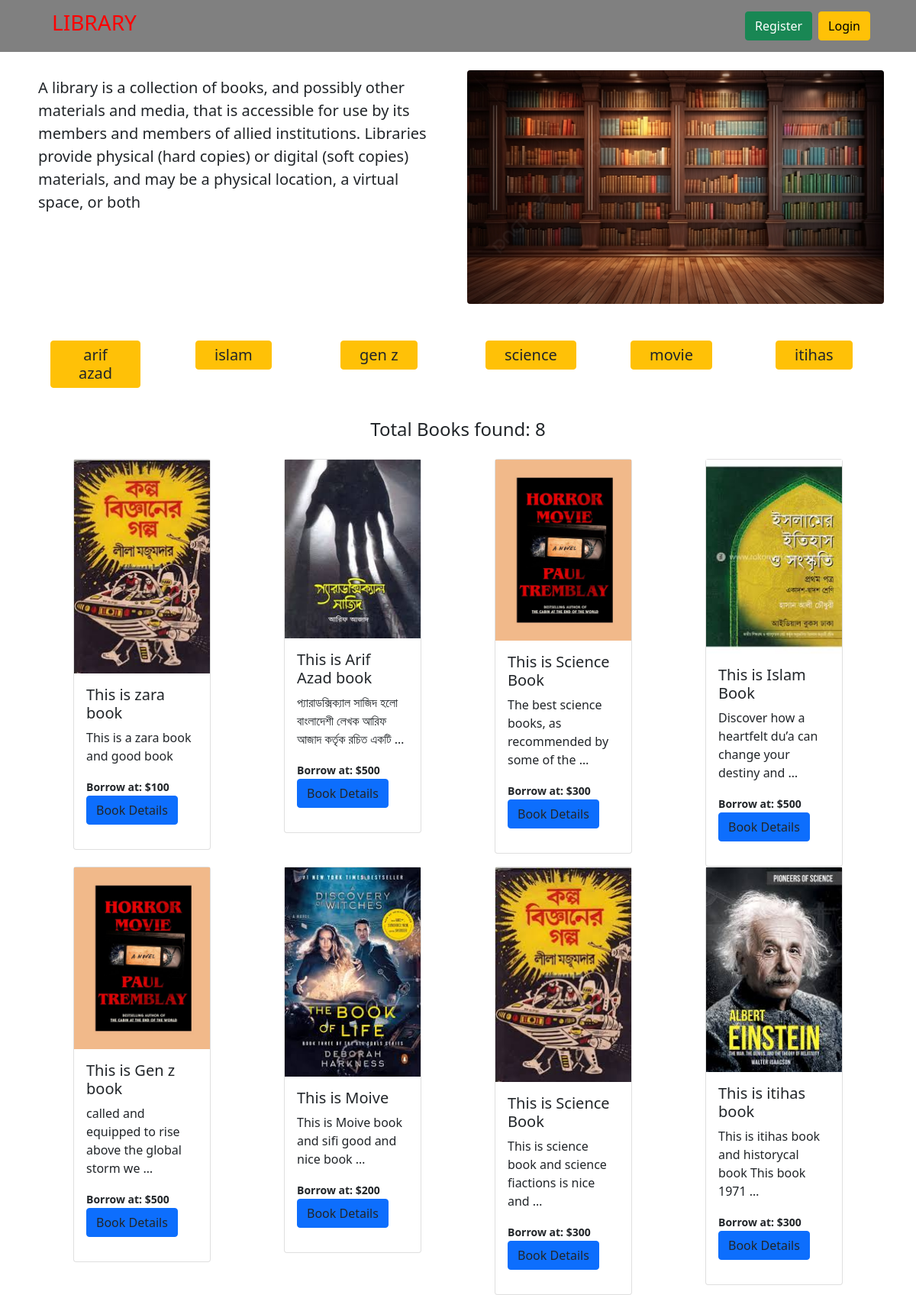
The page / on the database its author committed.
### core/models.py (models this page shows, shortened)
class Category(models.Model):
    name = models.CharField(max_length=100)
    slug = models.SlugField(max_length=100, unique=True, null=True, blank=True)

class Book(models.Model):
    title = models.CharField(max_length=50)
    description = models.TextField()
    image = models.ImageField(upload_to='uploads/')
    category = models.ManyToManyField(Category, related_name='books')
    borrowing_price = models.IntegerField()
    available_copies = models.IntegerField(null=True, blank=True)

### library_management/views.py (the view)
# urls.py: path('', home, name = 'homepage'),
def home(request, book_slug=None):
    books = Book.objects.all()
    if book_slug is not None:
        book_all = Category.objects.get(slug = book_slug)
        books = Book.objects.filter(category= book_all)
    category = Category.objects.all()
    return render(request, 'books.html', {'books': books, 'category' : category})

### core/templates/books.html
{% extends 'base.html' %}
{%load static %}
{% block content %}
<div class="container mt-4">
  <div class="row mb-4">
    <div class="col-6">
      <div class="p-2">
        <p class="fs-5  ">A library is a collection of books, and possibly other materials and media,
           that is accessible for use by its members and members of allied institutions. Libraries provide physical (hard copies) or digital (soft copies)
          materials, and may be a physical location, a virtual space, or both</p>
      </div>
    </div>
    <div class="col-6 d-flex align-items-center">
        <img style="object-fit: cover; width: 100%; height: 100%;"  class="img-fluid rounded"  src="{% static 'logo.jpg' %}" />
    </div>
  </div>
</div>
<div class="container">
  <div class="row">
    {% for b in category %}
    <div class="col-2 mb-3">
      <div class="px-4 text-center btn btn-warning m-4" >
        <a href="{% url 'category_wise_books' b.slug %}" class="text-decoration-none text-dark" >
          <h5 class="card-title mb-0">{{ b.name }}</h5>
        </a>
      </div>
    </div>
    {% endfor %}
  </div>
</div>
<div class="text-center">
  <h4 class="mx-2">Total Books found: {{ books | length}}</h4>
</div>
<div>
  <div class="d-flex flex-wrap justify-content-center px-5 pt-3">
    {% for b in books %}
    <div class="col-sm-3">
      <div class="card mx-2 mx-5">
        <img src="{{b.image.url}}" alt="an image" />
        <div class="card-body">
          <h5 class="card-title">{{b.title}}</h5>
          <p>{{b.description | truncatewords:10}}</p>
          <small><b>Borrow at: ${{b.borrowing_price}}</b></small>
          <p>
           <button class='btn btn-primary'> <a class="text-decoration-none text-dark"href="{% url 'details' b.id %}">Book Details</a></button>
          </p>
        </div>
      </div>
    </div>
    {% endfor %}
  </div>
</div>
{% endblock %}

### templates/base.html (shortened to what this page needs)
{%load static%}
<!DOCTYPE html>
<html lang="en">
  <head>
    <link
      href="https://cdn.jsdelivr.net/npm/bootstrap@5.0.2/dist/css/bootstrap.min.css"
      rel="stylesheet"
    />
  </head>
  <body>
    <nav class="navbar navbar-expand-lg bg-body-tertiary px-5" style="background-color: gray;">
      <div class="container-fluid">
        <a class="navbar-brand px-2" href="{%url 'homepage'%}"><h3 style='color:Red'>LIBRARY</h3></a>
        <div class="collapse navbar-collapse" id="navbarSupportedContent">
          <div class="d-flex" role="search">
            {% if request.user.is_authenticated %}
            <a href="{%url 'profile'%}" class="btn btn-warning">Profile</a>
            <a
              href="{%url 'logout'%}"
              class="btn btn-danger"
              style="margin-left: 8px"
              >Logout</a
            >
            {%else%}
            <a href="{%url 'register'%}" class="btn btn-success">Register</a>
            <a href="{%url 'login'%}"class="btn btn-warning"style="margin-left: 8px">Login</a>
            {% endif %}
          </div>
        </div>
      </div>
    </nav>
     {% block content %} {% endblock %}
  </body>
</html>

### rows shown on the page
Category: name "arif azad"
Category: name "islam"
Category: name "gen z"
Category: name "science"
Category: name "movie"
Category: name "itihas"
Book: image (picture), title "This is zara book", description "This is a zara book and good book", borrowing_price "100"
Book: image (picture), title "This is Arif Azad book", description "প্যারাডক্সিক্যাল সাজিদ হলো বাংলাদেশী লেখক আরিফ আজাদ কর্তৃক রচিত একটি …", borrowing_price "500"
Book: image (picture), title "This is Science Book", description "The best science books, as recommended by some of the …", borrowing_price "300"
Book: image (picture), title "This is Islam Book", description "Discover how a heartfelt du’a can change your destiny and …", borrowing_price "500"
Book: image (picture), title "This is Gen z book", description "called and equipped to rise above the global storm we …", borrowing_price "500"
Book: image (picture), title "This is Moive", description "This is Moive book and sifi good and nice book …", borrowing_price "200"
Book: image (picture), title "This is Science Book", description "This is science book and science fiactions is nice and …", borrowing_price "300"
Book: image (picture), title "This is itihas book", description "This is itihas book and historycal book This book 1971 …", borrowing_price "300"

### other values the page prints
{{ books | length }} "8"
